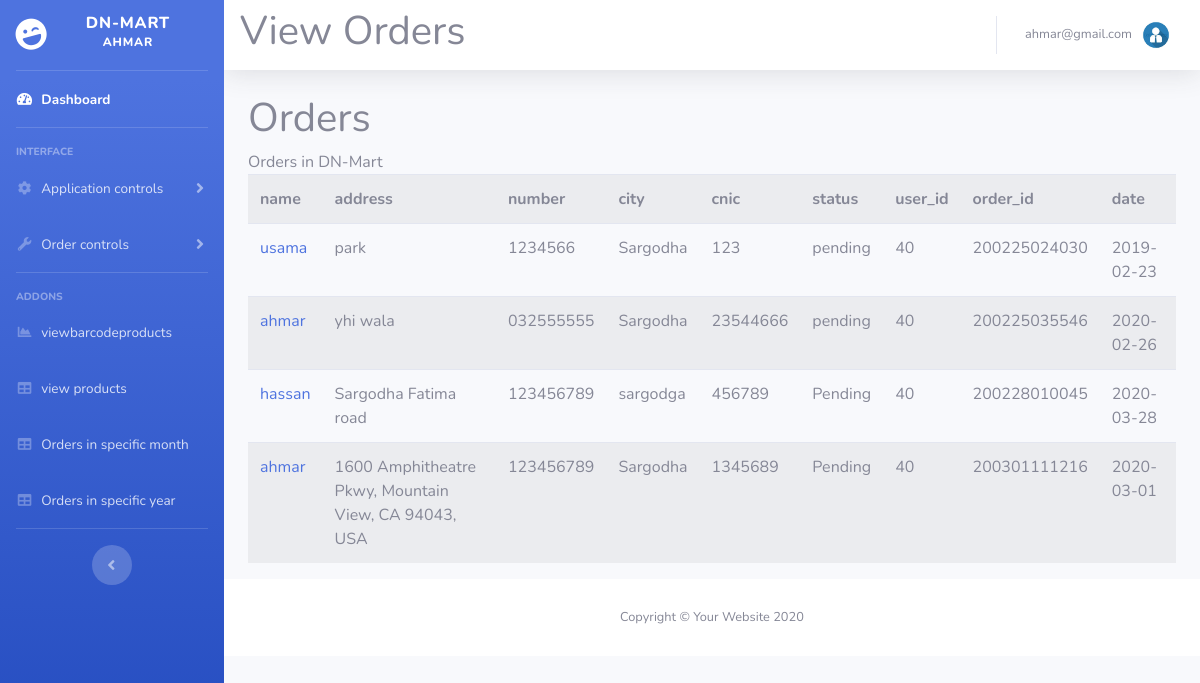
The app's page /DN-MartAPIs/admin/corder.php (signed in) with its own data.
### tables this page shows
CREATE TABLE `orderlist` (
  `id` int(11) NOT NULL,
  `name` varchar(255) NOT NULL,
  `address` varchar(255) NOT NULL,
  `number` varchar(255) NOT NULL,
  `city` varchar(255) NOT NULL,
  `cnic` varchar(255) NOT NULL,
  `status` varchar(255) NOT NULL DEFAULT 'Pending',
  `user_id` varchar(255) NOT NULL,
  `order_id` varchar(255) NOT NULL,
  `date` varchar(255) NOT NULL
);

### DN-MartAPIs/admin/corder.php (the view, shortened to what this page needs)
<?php
   include ("connection.php");
        include('includes/header.php');
        include('includes/navbar.php');
$result = mysqli_query($con,"SELECT * FROM `orderlist` WHERE status='pending'");
?>
    <div id="content-wrapper" class="d-flex flex-column">
      <div id="content">
        <nav class="navbar navbar-expand navbar-light bg-white topbar mb-4 static-top shadow">
                     <h1 class="page-header">View Orders</h1>
          <ul class="navbar-nav ml-auto">
            <li class="nav-item dropdown no-arrow">
              <a class="nav-link dropdown-toggle" href="#" id="userDropdown" role="button" data-toggle="dropdown" aria-haspopup="true" aria-expanded="false">
                <span class="mr-2 d-none d-lg-inline text-gray-600 small"><?php echo
                    $_SESSION['email']
                    ?></span>
                <img class="img-profile rounded-circle" src="profile.jpg">
              </a>
            </li>
          </ul>
        </nav>
        <div id="page-wrapper">
            <div class="container-fluid">
                <div class="row">
                    <div class="col-lg-12">
                        <h1 class="page-header">Orders</h1>
                       <div class="row">
                <div class="col-lg-12">
                    <div class="panel panel-default">
                        <div class="panel-heading">
                            Orders in DN-Mart
                        </div>
                        <div class="panel-body">
                            <div class="row">
                                <div class="col-lg-12">
                                    <form role="form" method="post" >
                                        <div class="form-group">
<table class="table table-striped">
<tr>
<th>name</th>
<th>address</th>
<th>number</th>
<th>city</th>
<th>cnic</th>
<th>status</th>
<th>user_id</th>
<th>order_id</th>
<th>date</th>
</tr>
<?php
while($row = mysqli_fetch_array($result))
{
echo "<tr>";
 echo "<td>" ."<a  href=\"corder2.php?id=$row[8]&order= $row[6]\">".$row[1] ."</a>". "</td>";
echo "<td>" . $row[2] . "</td>";
echo "<td>" . $row[3] . "</td>";
echo "<td>" . $row[4] . "</td>";
echo "<td>" . $row[5] . "</td>";
echo "<td>" . $row[6] . "</td>";
echo "<td>" . $row[7] . "</td>";
echo "<td>" . $row[8] . "</td>";
echo "<td>" . $row[9] . "</td>";
echo "</tr>";
}
    ?>
</table>
    </div>
    </form>
    </div>
    </div>
    </div>
    </div>
    </div>
    </div>
                    </div>
                </div>
            </div>
        </div>
<?php
include("includes/footer.php");
?>

### DN-MartAPIs/admin/includes/header.php (shortened to what this page needs)
<!DOCTYPE html>
<html lang="en">
<head>
  <link href="vendor/fontawesome-free/css/all.min.css" rel="stylesheet" type="text/css">
  <link href="css/sb-admin-2.min.css" rel="stylesheet">
</head>
<body id="page-top">
  <div id="wrapper">

### DN-MartAPIs/admin/includes/navbar.php (shortened to what this page needs)
<ul class="navbar-nav bg-gradient-primary sidebar sidebar-dark accordion" id="accordionSidebar">
  <a class="sidebar-brand d-flex align-items-center justify-content-center" href="index.php">
    <div class="sidebar-brand-icon rotate-n-15">
      <i class="fas fa-laugh-wink"></i>
    </div>
    <div class="sidebar-brand-text mx-3">DN-Mart <sup>ahmar</sup></div>
  </a>
  <hr class="sidebar-divider my-0">
  <li class="nav-item active">
    <a class="nav-link" href="index.php">
      <i class="fas fa-fw fa-tachometer-alt"></i>
      <span>Dashboard</span></a>
  </li>
  <hr class="sidebar-divider">
  <div class="sidebar-heading">
    Interface
  </div>
  <li class="nav-item">
    <a class="nav-link collapsed" href="#" data-toggle="collapse" data-target="#collapseTwo" aria-expanded="true" aria-controls="collapseTwo">
      <i class="fas fa-fw fa-cog"></i>
      <span>Application controls</span>
    </a>
  </li>
  <li class="nav-item">
    <a class="nav-link collapsed" href="#" data-toggle="collapse" data-target="#collapseUtilities" aria-expanded="true" aria-controls="collapseUtilities">
      <i class="fas fa-fw fa-wrench"></i>
      <span>Order controls</span>
    </a>
  </li>
  <hr class="sidebar-divider">
  <div class="sidebar-heading">
    Addons
  </div>
  <li class="nav-item">
    <a class="nav-link" href="barcodeproducts.php">
      <i class="fas fa-fw fa-chart-area"></i>
      <span>viewbarcodeproducts</span></a>
  </li>
  <li class="nav-item">
    <a class="nav-link" href="viewproducts.php">
      <i class="fas fa-fw fa-table"></i>
      <span>view products</span></a>
  </li>
<li class="nav-item">
    <a class="nav-link" href="orderlimits.php">
      <i class="fas fa-fw fa-table"></i>
      <span>Orders in specific month</span></a>
  </li>
<li class="nav-item">
    <a class="nav-link" href="orderlimits1.php">
      <i class="fas fa-fw fa-table"></i>
      <span>Orders in specific year</span></a>
  </li>
  <hr class="sidebar-divider d-none d-md-block">
  <div class="text-center d-none d-md-inline">
    <button class="rounded-circle border-0" id="sidebarToggle"></button>
  </div>
</ul>

### DN-MartAPIs/admin/includes/footer.php (shortened to what this page needs)
      <footer class="sticky-footer bg-white">
        <div class="container my-auto">
          <div class="copyright text-center my-auto">
            <span>Copyright &copy; Your Website 2020</span>
          </div>
        </div>
      </footer>
    </div>
  </div>
</body>
</html>

### records on screen
orderlist: name "usama", address "park", number "1234566", city "Sargodha", cnic "123", status "pending", user "40", order "200225024030", date "2019-02-23"
orderlist: name "ahmar", address "yhi wala", number "032555555", city "Sargodha", cnic "23544666", status "pending", user "40", order "200225035546", date "2020-02-26"
orderlist: name "hassan", address "Sargodha Fatima road", number "123456789", city "sargodga", cnic "456789", status "Pending", user "40", order "200228010045", date "2020-03-28"
orderlist: name "ahmar", address "1600 Amphitheatre Pkwy, Mountain View, CA 94043, USA", number "123456789", city "Sargodha", cnic "1345689", status "Pending", user "40", order "200301111216", date "2020-03-01"

### other values on screen
$_SESSION['email'] "ahmar@gmail.com"
